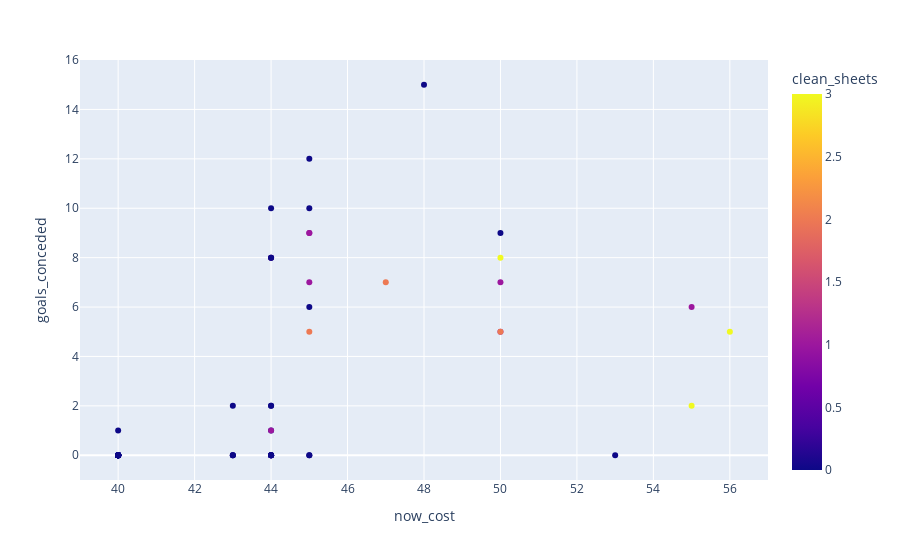

Here is the notebook cell this chart was saved with:
### Code cell
gks.plot.scatter(x="now_cost", y="goals_conceded", hover_data=["first_name", "second_name"], color='clean_sheets')

### Figure 1 — Plotly figure (JSON) as saved in the notebook; plotly's stock layout.template omitted (floating-point values rounded to 4 significant figures; data arrays with more than 128 entries replaced by an {"elided": "..."} marker saying what was removed)
{"data": [{"customdata": {"elided": "70x2 str values"}, "hovertemplate": "now_cost=%{x}<br>goals_conceded=%{y}<br>first_name=%{customdata[0]}<br>second_name=%{customdata[1]}<br>clean_sheets=%{marker.color}<extra></extra>", "legendgroup": "", "marker": {"color": [0, 3, 0, 0, 0, 0, 0, 0, 0, 0, 0, 0, 0, 0, 0, 0, 1, 1, 0, 0, 0, 0, 2, 0, 1, 0, 0, 0, 0, 0, 0, 1, 0, 0, 1, 0, 0, 0, 0, 3, 1, 0, 0, 1, 0, 0, 0, 3, 0, 0, 1, 0, 0, 2, 0, 0, 0, 0, 0, 0, 0, 2, 0, 1, 0, 0, 0, 0, 0, 0], "coloraxis": "coloraxis", "symbol": "circle"}, "mode": "markers", "name": "", "orientation": "v", "showlegend": false, "type": "scatter", "x": [40, 56, 43, 45, 40, 40, 50, 45, 40, 40, 40, 44, 45, 40, 45, 40, 44, 45, 40, 40, 40, 44, 47, 43, 45, 40, 40, 40, 48, 40, 40, 50, 40, 44, 44, 45, 40, 40, 40, 55, 44, 40, 40, 55, 53, 44, 40, 50, 43, 44, 50, 40, 43, 45, 44, 44, 40, 40, 44, 40, 44, 50, 40, 45, 40, 44, 44, 40, 44, 40], "xaxis": "x", "y": [0, 5, 2, 0, 0, 0, 9, 0, 0, 0, 0, 1, 6, 0, 10, 0, 1, 7, 0, 0, 0, 0, 7, 0, 9, 0, 0, 0, 15, 0, 0, 5, 0, 2, 8, 12, 0, 0, 0, 2, 0, 0, 0, 6, 0, 0, 0, 8, 0, 0, 7, 0, 0, 5, 10, 0, 0, 0, 2, 0, 0, 5, 0, 9, 1, 0, 8, 0, 8, 0], "yaxis": "y"}], "layout": {"coloraxis": {"colorbar": {"title": {"text": "clean_sheets"}}, "colorscale": [[0, "#0d0887"], [0.1111, "#46039f"], [0.2222, "#7201a8"], [0.3333, "#9c179e"], [0.4444, "#bd3786"], [0.5556, "#d8576b"], [0.6667, "#ed7953"], [0.7778, "#fb9f3a"], [0.8889, "#fdca26"], [1, "#f0f921"]]}, "legend": {"tracegroupgap": 0}, "margin": {"t": 60}, "xaxis": {"anchor": "y", "domain": [0, 1], "title": {"text": "now_cost"}}, "yaxis": {"anchor": "x", "domain": [0, 1], "title": {"text": "goals_conceded"}}}}
